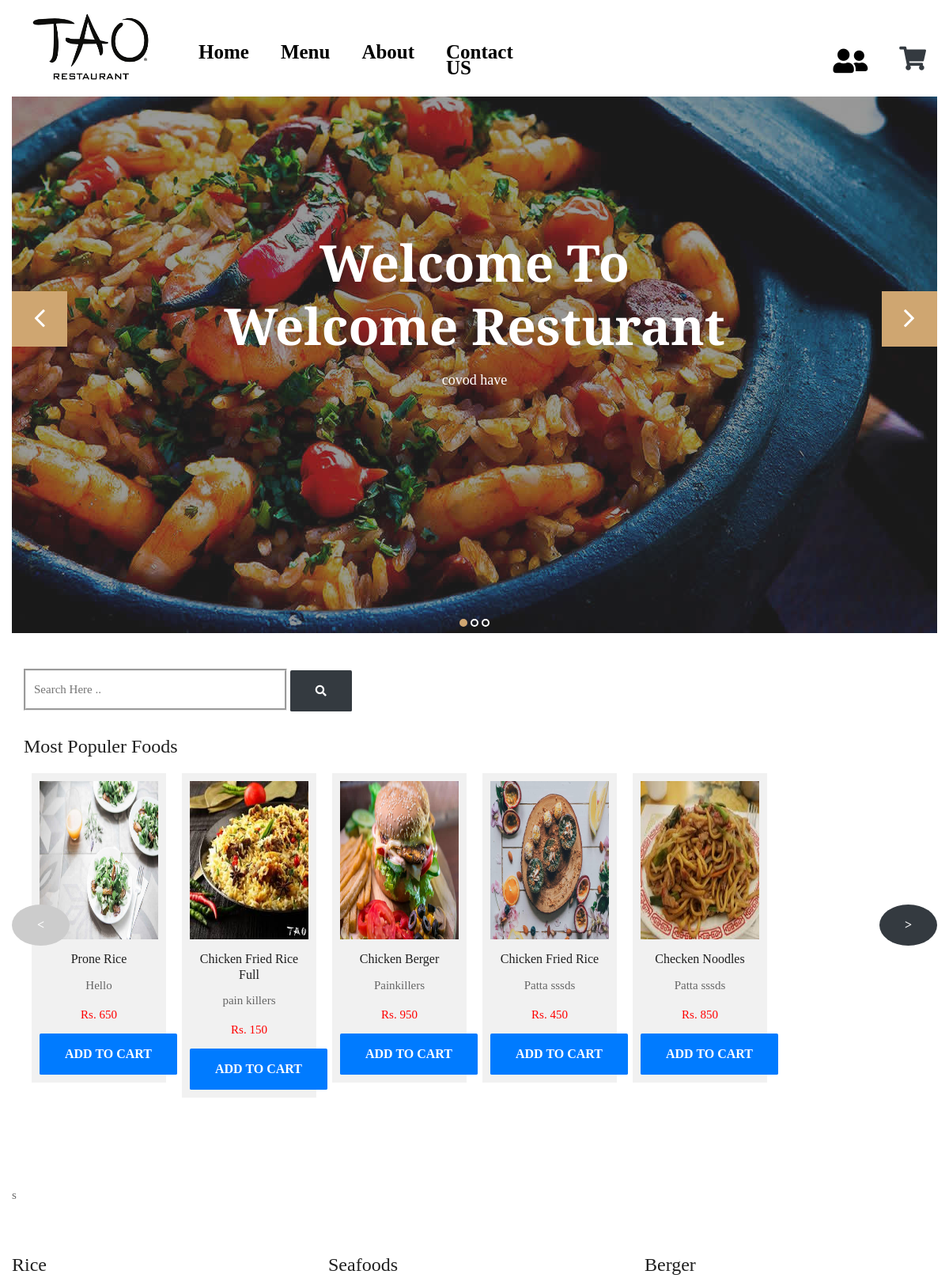
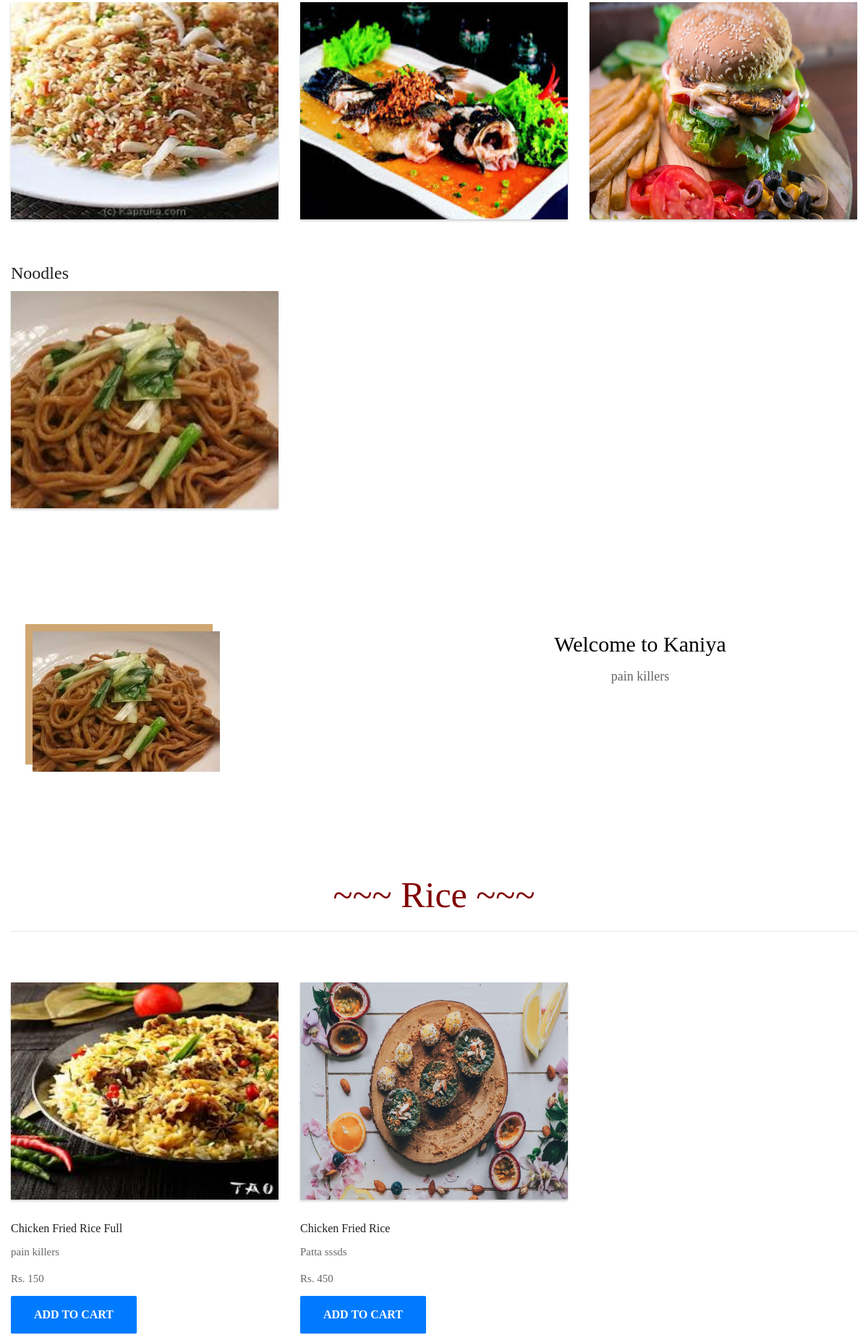
The page / (upper part) on the database its author committed (2 pictures, top to bottom).
### tables this page shows
CREATE TABLE `slider_banner` (
  `slider_banner_id` int(11) NOT NULL,
  `slider_banner_01` varchar(255) NOT NULL,
  `slider_banner_02` varchar(255) NOT NULL,
  `slider_banner_03` varchar(255) NOT NULL,
  `title` varchar(255) NOT NULL,
  `description` varchar(255) NOT NULL
);

CREATE TABLE `food_items` (
  `fid` int(11) NOT NULL,
  `food_id` varchar(255) NOT NULL,
  `food_cat_id` varchar(255) NOT NULL,
  `food_name` varchar(255) NOT NULL,
  `description` varchar(255) NOT NULL,
  `image` varchar(255) NOT NULL,
  `available` varchar(255) NOT NULL,
  `trndate` datetime NOT NULL,
  `price` int(255) NOT NULL
);

CREATE TABLE `category` (
  `cat_id` int(11) NOT NULL,
  `cat_name` varchar(255) NOT NULL,
  `cat_image` varchar(255) NOT NULL
);

CREATE TABLE `home_images` (
  `image_id` int(255) NOT NULL,
  `background_image` varchar(255) NOT NULL,
  `second_block_title` varchar(255) NOT NULL,
  `secomd_block_description` varchar(255) NOT NULL,
  `second_block_image_description` varchar(255) NOT NULL,
  `second_block_image` varchar(255) NOT NULL
);

### index.php (the view, shortened to what this page needs)
 <?php
  require_once 'connection.php';
?>
<!DOCTYPE html>
<html lang="en">
<head>
    <link href="//maxcdn.bootstrapcdn.com/bootstrap/3.3.0/css/bootstrap.min.css" rel="stylesheet" id="bootstrap-css">
       <link rel="stylesheet" href="https://use.fontawesome.com/releases/v5.7.2/css/all.css"
>
    <link rel="stylesheet" href="css/bootstrap.min.css">
    <link rel="stylesheet" href="css/style1.css">
    <link rel="stylesheet" href="css/responsive.css">
    <link rel="stylesheet" href="css/custom.css">
</head>
<body style="font-family: 'Times New Roman', Times, serif;">
	<header class="top-navbar">
		<nav class="navbar navbar-expand-lg navbar-light" style="background-color: white;">
			<div class="container-fluid">
				<a class="navbar-brand" href="index.php">
					<a href="index.php"><img src="img/others/logo.png" width="150px" height="90px" alt="THE TAO SEAFOOD RESTAURANT" /></a>
				</a>
				<div class="collapse navbar-collapse" id="navbars-rs-food">
					<div class="col-md-6 col-lg-6">
						<ul class="navbar-nav ml-3 mt-5">
							<li class="nav-item"><a style="color: black; font-size: 25px; font-weight: bold;" class="nav-link h" href="index.php">Home</a></li>
							<li class="nav-item"><a style="color: black; font-size: 25px; font-weight: bold;" class="nav-link h" href="menu.php">Menu</a></li>
							<li class="nav-item"><a style="color: black; font-size: 25px; font-weight: bold;" class="nav-link h" href="about.php">About</a></li>
							<li class="nav-item"><a style="color: black; font-size: 25px; font-weight: bold;" class="nav-link h" href="contact.php">Contact US</a></li>
						</ul>
					</div>
					<div class="col-md-4 col-lg-4">
					</div>
					<div class="col-md-2 col-lg-2">
						<ul class="navbar-nav ml-3 mt-5">
								<li class="nav-item dropdown">
								<a style="color: black; font-size: 25px; font-weight: bold;" class="nav-link " href="#" id="dropdown-a" data-toggle="dropdown"><i class="fas fa-user-friends" style="font-size: 35px;"></i></a>
							</li>
							<li class="nav-item">
				              <a class="nav-link text-dark"  href="foodCart.php" role="button">
				                <i class="fas fa-shopping-cart" style="font-size: 30px;"></i>
				              </a>
				            </li>
						</ul>
					</div>
					</div>
				</div>
		</nav>
	</header>
			<?php
		$slider_query = "SELECT * FROM slider_banner";
		$slider_query_result = mysqli_query($con,$slider_query);
		if(mysqli_num_rows($slider_query_result)>0){
	      	$row = mysqli_fetch_assoc($slider_query_result);
	      	$slider_banner_01 = $row['slider_banner_01'];
       		$image_src1 = "upload/slider/".$slider_banner_01;
		 ?>
	<div class="container-fluid">
	<div id="slides" class="cover-slides">
		<ul class="slides-container">
			<li class="text-center">
				<img src="<?php echo $image_src1; ?>" alt="">
				<div class="container">
					<div class="row">
						<div class="col-md-12">
							<h1 class="m-b-20"><strong>Welcome To <br> <?php echo $row['title']; ?></strong></h1>
							<p class="m-b-40"><?php echo $row['description']; ?><br>
						</div>
					</div>
				</div>
			</li>
		</ul>
		<div class="slides-navigation">
			<a href="#" class="next"><i class="fa fa-angle-right" aria-hidden="true"></i></a>
			<a href="#" class="prev"><i class="fa fa-angle-left" aria-hidden="true"></i></a>
		</div>
	</div>
	</div>
	<?php } ?>
		<?php
$slider_query = "SELECT * FROM home_images";
$slider_query_result = mysqli_query($con,$slider_query);
if(mysqli_num_rows($slider_query_result)>0){
  	$row = mysqli_fetch_assoc($slider_query_result);
  	$blockimage = $row['second_block_image'];
		$bloackimage_src = "upload/homepage/".$blockimage;
 ?>
	<div class="row m-4">
		<form class="col-md-6 mt-5" method="POST" action="">
          	<input type="text" class="" name="search" placeholder="Search Here .." style="height: 53px; padding: 10px; width: 60%; border:groove;">
                <button class="btn btn-dark" name="submit" type="submit"><i class="fas fa-search fa-sm"></i></button>
          </form>
	</div>
	<div class="row m-4">
		<div class="MultiCarousel" data-items="1,3,5,6" data-slide="1" id="MultiCarousel"  data-interval="1000">
            <div class="MultiCarousel-inner">
            	<h1>Most Populer Foods</h1>
            	<?php
				$food="SELECT * FROM food_items";
				$query1 = mysqli_query($con,$food);
				while ($row3 = mysqli_fetch_assoc($query1)) {
				$foodimage = $row3['image'];
				$foodimage_src = "upload/food/".$foodimage;
				if ($row3['available'] == "Yes") {
				?>
                <div class="item">
                    <div class="pad15">
                    	<div class="img-box mb-4">
							<img style="height: 200px" src="<?php echo $foodimage_src; ?>" class="img-fluid" alt="">
						</div>
                        <div class="thumb-content">
									<h4><?php echo $row3['food_name']; ?></h4>
									<p class="item-price"><?php echo $row3['description']; ?></p>
									<p style="color: red" class="item-price">Rs. <?php echo $row3['price']; ?></p>
									<a href="addtocat.php?food_id=<?php echo $row3['food_id']; ?>" class="btn btn-primary">Add to Cart</a>
								</div>
                    </div>
                </div>
            <?php } } ?>
            </div>
            <button class="btn btn-dark leftLst"><</button>
            <button class="btn btn-dark rightLst">></button>
        </div>
</div>
	<div class="gallery-box">
		<div class="container-fluid">s
			<div class="tz-gallery">
				<div class="row">
					<?php
						$food="SELECT * FROM category";
						$query1 = mysqli_query($con,$food);
						$count = 0;
						while ($row3 = mysqli_fetch_assoc($query1)) {
						$id = $row3['cat_id'];
						$food1="SELECT * FROM food_items where food_cat_id='".$id."'";
						$query3 = mysqli_query($con,$food1);
						$row4 = mysqli_fetch_assoc($query3);
						if (isset($row4['food_id'])) {
						$catimage = $row3['cat_image'];
						$catimage_src = "upload/category/".$catimage; ?>
						<div class="col-sm-12 col-md-4 col-lg-4 mt-5">
							<a class="lightbox" href="cat_menu.php?cat_name=<?php echo $row3['cat_id']; ?>">
								<h1><?php echo $row3['cat_name']; ?></h1>
								<img style="width: 100%; height: 300px" class="img-fluid" src="<?php echo $catimage_src; ?>"  alt="Gallery Images">
							</a>
						</div>
					<?php } $count++; } ?>
				</div>
			</div>
		</div>
	</div>
	<div class="about-section-box">
		<div class="container">
			<div class="row">
				<div class="col-lg-6 col-md-6 col-sm-12">
					<img src="<?php echo $bloackimage_src; ?>" alt="" class="img-fluid">
				</div>
				<div class="col-lg-6 col-md-6 col-sm-12 text-center">
					<div class="inner-column">
						<h1><?php echo $row['second_block_title']; ?></span></h1>
						<p><?php echo $row['secomd_block_description']; ?></p>
					</div>
				</div>
			</div>
		</div>
	</div>
	<?php
	$foodcat="SELECT * FROM category";
	$query2 = mysqli_query($con,$foodcat);
	$counts = 0;
	while ($row2 = mysqli_fetch_assoc($query2)) {
		$id = $row2['cat_id'];
		$food1="SELECT * FROM food_items where food_cat_id='".$id."'";
		$query3 = mysqli_query($con,$food1);
		if (mysqli_fetch_assoc($query3)) {
		?>
	<div class="gallery-box">
		<div class="container-fluid">
			<div class="row">
				<div class="col-lg-12">
						<h2 style="font-size: 50px; text-align: center; color: maroon">~~~ <?php echo $row2['cat_name']; ?> ~~~</h2>
						<hr>
				</div>
			</div>
			<div class="tz-gallery">
				<div class="row">
					<?php
						$food="SELECT * FROM food_items where food_cat_id='".$id."'";
						$query1 = mysqli_query($con,$food);
						$count = 0;
						while ($row3 = mysqli_fetch_assoc($query1)) {
						$foodimage = $row3['image'];
						$foodimage_src = "upload/food/".$foodimage;
						if ($row3['available'] == "Yes") {
						if ($count < 6) {
							?>
							<div class="col-sm-12 col-md-4 col-lg-4 mt-5">
						<a class="lightbox">
							<img style="width: 100%; height: 300px" class="img-fluid" src="<?php echo $foodimage_src; ?>"  alt="Gallery Images">
							<h4><?php echo $row3['food_name']; ?></h4>
							<p class="item-price"><?php echo $row3['description']; ?></p>
							<p class="item-price">Rs. <?php echo $row3['price']; ?></p>
							<a href="addtocat.php?food_id=<?php echo $row3['food_id']; ?>" class="btn btn-primary">Add to Cart</a>
						</a>
					</div>
						<?php }  $count++; } } ?>
				</div>
			</div>
		</div>
	</div>
<?php } $counts++; } ?>
	<?php } ?>
</body>
</html>

### css/style1.css (style rules this page uses)
body { color: #666666; font-size: 15px; font-family: 'Athiti', sans-serif; line-height: 1.80857; }
a { color: #1f1f1f; text-decoration: none !important; outline: none !important; -webkit-transition: all .3s ease-in-out; -moz-transition: all .3s ease-in-out; -ms-transition: all .3s ease-in-out; -o-transition: all .3s ease-in-out; transition: all .3s ease-in-out; }
h1, h2, h3, h4, h5, h6 { letter-spacing: 0; font-weight: normal; position: relative; padding: 0 0 10px 0; font-weight: normal; line-height: 120% !important; color: #1f1f1f; margin: 0 }
h1 { font-size: 24px }
h2 { font-size: 22px }
h4 { font-size: 16px }
a { color: #1f1f1f; text-decoration: none; outline: none; }
a, .btn { text-decoration: none !important; outline: none !important; -webkit-transition: all .3s ease-in-out; -moz-transition: all .3s ease-in-out; -ms-transition: all .3s ease-in-out; -o-transition: all .3s ease-in-out; transition: all .3s ease-in-out; }
ul, li, ol { list-style: none; margin: 0px; padding: 0px; }
.top-navbar { position: relative; z-index: 10; }
.top-navbar .navbar { padding: 15px 0px; position: fixed; width: 100%; transition: height .3s ease-out, background .3s ease-out, box-shadow .3s ease-out; -webkit-transform: translate3d(0, 0, 0); transform: translate3d(0, 0, 0); z-index: 100; }
.top-navbar .navbar-light .navbar-nav .nav-link { color: #010101; font-size: 18px; padding: 0px 20px; border-radius: 4px; }
.cover-slides { height: 100vh; }
.slides-navigation a { background: #cfa671; position: absolute; height: 70px; width: 70px; top: 50%; font-size: 20px; display: block; color: #fff; line-height: 80px; text-align: center; transition: all .3s ease-in-out; }
.slides-navigation a i { font-size: 40px; }
.cover-slides .container { height: 100%; position: relative; z-index: 2; }
.cover-slides .container > .row { -webkit-box-align: center; -ms-flex-align: center; align-items: center; }
.cover-slides .container > .row { height: 100%; }
.btn { text-transform: uppercase; padding: 19px 36px; }
.btn { display: inline-block; font-weight: 600; text-align: center; white-space: nowrap; vertical-align: middle; -webkit-user-select: none; -moz-user-select: none; -ms-user-select: none; user-select: none; border: 2px solid transparent; padding: 12px 30px; font-size: 16px; line-height: 1.5; border-radius: .1875rem; transition: color .15s ease-in-out, background-color .15s ease-in-out, border-color .15s ease-in-out, box-shadow .15s ease-in-out; }
.cover-slides h1 { font-family: 'Arbutus Slab', serif; font-weight: 500; font-size: 64px; color: #fff; }
.cover-slides p { font-size: 18px; color: #fff; }
.about-section-box { padding: 70px 0px; }
.about-section-box .img-fluid { box-shadow: -10px -10px 0px #d0a772; }
.inner-column h1 { font-family: 'Arbutus Slab', serif; font-size: 30px; color: #010101; }
.inner-column p { font-size: 18px; }
.gallery-box { padding: 70px 0px; }
.tz-gallery { margin-top: 30px; }
.tz-gallery .lightbox img { width: 100%; margin-bottom: 30px; transition: 0.2s ease-in-out; box-shadow: 0 2px 3px rgba(0,0,0,0.2); }

### css/superslides.css (style rules this page uses)
#slides { position: relative; }
#slides .slides-container { display: none; }
.slides-navigation { margin: 0 auto; position: absolute; z-index: 3; top: 46%; width: 100%; }
.slides-navigation a { position: absolute; display: block; }
.slides-navigation a.prev { left: 0; }
.slides-navigation a.next { right: 0; }

### index.php (style rules this page uses)
.MultiCarousel { float: left; overflow: hidden; padding: 15px; width: 100%; position:relative; }
.MultiCarousel .MultiCarousel-inner { transition: 1s ease all; float: left; }
.MultiCarousel .MultiCarousel-inner .item { float: left; }
.MultiCarousel .MultiCarousel-inner .item > div { text-align: center; padding:10px; margin:10px; background:#f1f1f1; color:#666; }
.MultiCarousel .leftLst, .MultiCarousel .rightLst { position:absolute; border-radius:50%;top:calc(50% - 20px); }
.MultiCarousel .leftLst { left:0; }
.MultiCarousel .rightLst { right:0; }
.MultiCarousel .leftLst.over, .MultiCarousel .rightLst.over { pointer-events: none; background:#ccc; }

### rows shown on the page
slider_banner: slider_banner_01 (picture), title "Welcome Resturant", description "covod have"
food_items: image (picture), food_name "Prone Rice", description "Hello", price "650"
food_items: image (picture), food_name "Chicken Fried Rice Full", description "pain killers", price "150"
food_items: image (picture), food_name "Chicken Berger", description "Painkillers", price "950"
food_items: image (picture), food_name "Chicken Fried Rice", description "Patta sssds", price "450"
food_items: image (picture), food_name "Checken Noodles", description "Patta sssds", price "850"
category: cat_name "Rice", cat_image (picture)
category: cat_name "Seafoods", cat_image (picture)
category: cat_name "Berger", cat_image (picture)
category: cat_name "Noodles", cat_image (picture)
home_images: second_block_image (picture), second_block_title "Welcome to Kaniya", secomd_block_description "pain killers"
